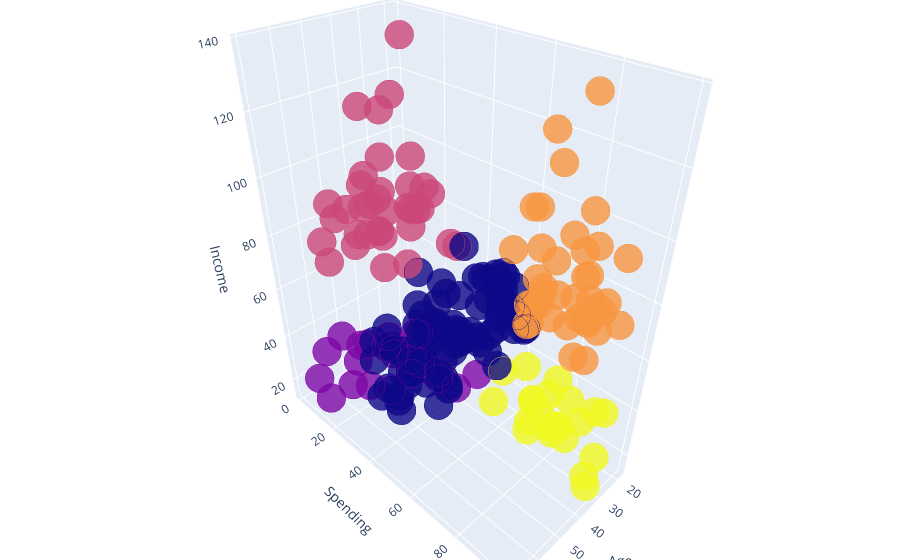

The notebook cell this image was saved under:
### Markdown cell above
## Creating a clustering based on five group of audience.
* where as per model output is followed group.
    * "0 - Working class",
    * "1 - Students" ,
    * "2 - Wealthy class" ,
    * "3 - Economical class" , 
    * "4 - Frequent buyer"

### Code cell
labels = km.labels_

df['label'] =  clusters
trace1 = go.Scatter3d(
    x= df['Age'],
    y= df['Spending'],
    z= df['Income'],
    mode='markers',
     marker=dict(
        color = df['label'], 
        size= 10,
        line=dict(
            color= df['label'],
            width= 12
        ),
        opacity=0.8
     )
)
df = [trace1]

layout = go.Layout(
    title = 'Character vs Gender vs Alive or not',
    margin=dict(
        l=0,
        r=0,
        b=0,
        t=0  
    ),
    scene = dict(
            xaxis = dict(title  = 'Age'),
            yaxis = dict(title  = 'Spending'),
            zaxis = dict(title  = 'Income')
        )
)

fig = go.Figure(data = df, layout = layout)
py.iplot(fig)

### Figure 1 — Plotly figure (JSON) as saved in the notebook; plotly's stock layout.template omitted (floating-point values rounded to 4 significant figures; data arrays with more than 128 entries replaced by an {"elided": "..."} marker saying what was removed)
{"data": [{"marker": {"color": {"elided": "200 int values"}, "line": {"color": {"elided": "200 int values"}, "width": 12}, "opacity": 0.8, "size": 10}, "mode": "markers", "type": "scatter3d", "x": {"elided": "200 int values"}, "y": {"elided": "200 int values"}, "z": {"elided": "200 int values"}}], "layout": {"margin": {"b": 0, "l": 0, "r": 0, "t": 0}, "scene": {"xaxis": {"title": {"text": "Age"}}, "yaxis": {"title": {"text": "Spending"}}, "zaxis": {"title": {"text": "Income"}}}, "title": {"text": "Character vs Gender vs Alive or not"}}}
